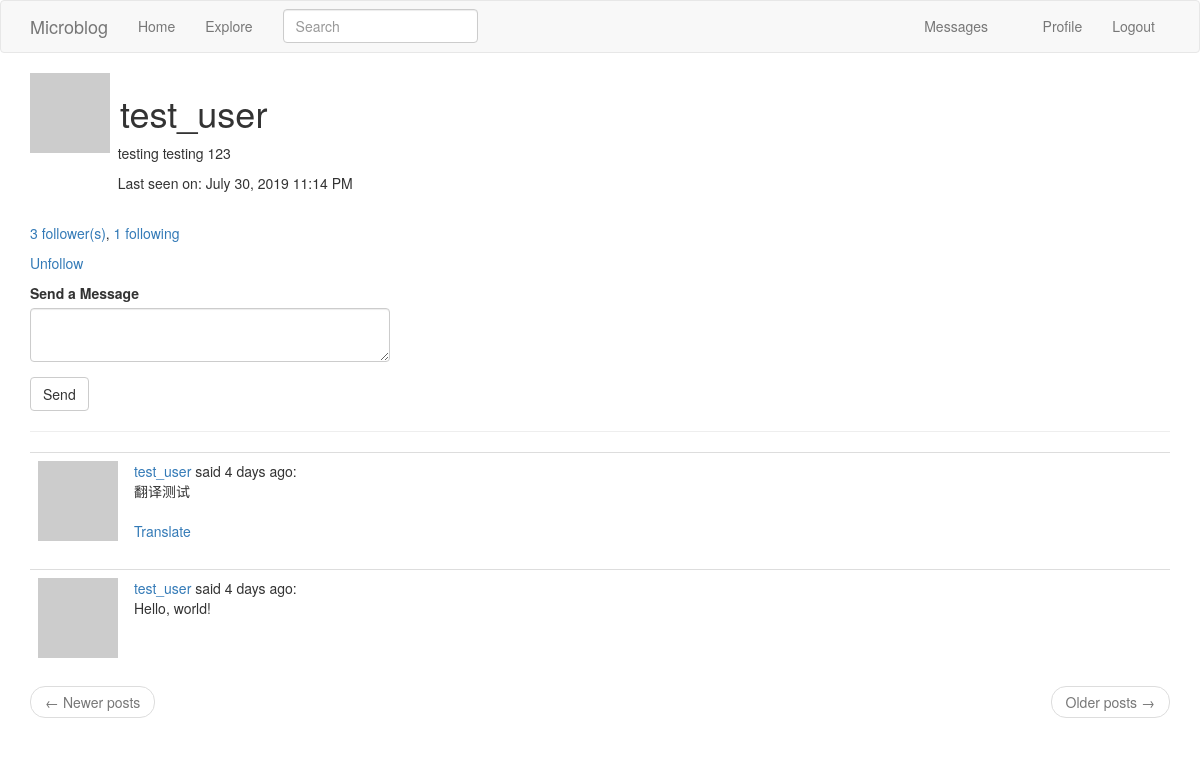
/user/test_user (signed in), run on the app's committed database.
### app/models.py (models this page shows, shortened)
class PaginatedAPIMixin(object):
    @staticmethod
    def to_collection_dict(query, page, per_page, endpoint, **kwargs):
        resources = query.paginate(page, per_page, False)
        data = {
            'items': [item.to_dict() for item in resources.items],
            '_meta': {
                'page': page,
                'per_page': per_page,
                'total_pages': resources.pages,
                'total_items': resources.total
            },
            '_links': {
                'self': url_for(endpoint, page=page, per_page=per_page, **kwargs),
                'next': url_for(endpoint, page=page+1, per_page=per_page, **kwargs) if resources.has_next else None,
                'prev': url_for(endpoint, page=page-1, per_page=per_page, **kwargs) if resources.has_prev else None
            }
        }
        return data

class User(UserMixin, PaginatedAPIMixin, db.Model):
    id = db.Column(db.Integer, primary_key=True)
    username = db.Column(db.String(64), index=True, unique=True)
    email = db.Column(db.String(120), index=True, unique=True)
    about_me = db.Column(db.String(140))
    last_seen = db.Column(db.DateTime, default=datetime.utcnow)
    password_hash = db.Column(db.String(128))
    posts = db.relationship('Post', backref='author', lazy='dynamic')
    followed = db.relationship('User', secondary=followers, primaryjoin=(followers.c.follower_id == id),
                               secondaryjoin=(followers.c.followed_id == id),
                               backref=db.backref('followers', lazy='dynamic'), lazy='dynamic')
    messages_sent = db.relationship('Message', foreign_keys='Message.sender_id',backref='author', lazy='dynamic')
    messages_received = db.relationship('Message', foreign_keys='Message.recipient_id', backref='recipient',
                                        lazy='dynamic')
    last_message_read_time = db.Column(db.DateTime)
    notifications = db.relationship('Notification', backref='user', lazy='dynamic')
    api_token = db.Column(db.String(32), index=True, unique=True)
    api_token_expiration = db.Column(db.DateTime)
    @login.user_loader
    def load_user(id):
        return User.query.get(int(id))
    def avatar(self, size):
        digest = md5(self.email.lower().encode('utf-8')).hexdigest()
        return 'https://www.gravatar.com/avatar/{}?d=identicon&s={}'.format(digest, size)
    def is_following(self, user):
        return self.followed.filter(followers.c.followed_id == user.id).count() > 0
    def new_messages(self):
        last_read_time = self.last_message_read_time or datetime(1900, 1, 1)
        return Message.query.filter_by(recipient=self).filter(Message.timestamp > last_read_time).count()

class SearchableMixin(object):
    @classmethod
    def before_commit(cls, session):
        session._changes = {
            'add': list(session.new),
            'update': list(session.dirty),
            'delete': list(session.deleted)
        }
    @classmethod
    def after_commit(cls, session):
        for obj in session._changes['add']:
            if isinstance(obj, SearchableMixin):
                add_to_index(obj.__tablename__, obj)
        for obj in session._changes['update']:
            if isinstance(obj, SearchableMixin):
                add_to_index(obj.__tablename__, obj)
        for obj in session._changes['delete']:
            if isinstance(obj, SearchableMixin):
                remove_from_index(obj.__tablename__, obj)
        session._changes = None

class Post(SearchableMixin, db.Model):
    __searchable__ = ['body']
    id = db.Column(db.Integer, primary_key=True)
    body = db.Column(db.String(140))
    timestamp = db.Column(db.DateTime, index=True, default=datetime.utcnow)
    user_id = db.Column(db.Integer, db.ForeignKey('user.id'))
    language = db.Column(db.String(5))

### app/main/routes.py (the view, shortened to what this page needs)
@bp.route('/user/<username>', methods=['GET', 'POST'])
@login_required
def user_profile(username):
    user = User.query.filter_by(username=username).first_or_404()
    page = request.args.get('page', 1, type=int)
    posts = user.posts.order_by(Post.timestamp.desc()).paginate(page, current_app.config['POSTS_PER_PAGE'], False)
    next_url = url_for('main.user_profile', username=user.username, page=posts.next_num) if posts.has_next else None
    prev_url = url_for('main.user_profile', username=user.username, page=posts.prev_num) if posts.has_prev else None
    form = MessageForm()
    return render_template('user_profile.html', user=user, posts=posts.items, next_url=next_url, prev_url=prev_url,
                           form=form)

### app/main/forms.py
class SearchForm(FlaskForm):
    q = StringField(_l('Search'), validators=[DataRequired()])
    def __init__(self, *args, **kwargs):
        if 'formdata' not in kwargs:
            kwargs['formdata'] = request.args
        if 'csrf_enabled' not in kwargs:
            kwargs['csrf_enabled'] = False
        super(SearchForm, self).__init__(*args, **kwargs)

class MessageForm(FlaskForm):
    message = TextAreaField(_l('Send a Message'), validators=[DataRequired(), Length(min=1, max=140)])
    submit = SubmitField(_l('Send'))

### app/main/routes.py (called while the page is built)
@bp.before_app_request
def before_request():
    if current_user.is_authenticated:
        current_user.last_seen = datetime.utcnow()
        db.session.commit()
        g.search_form = SearchForm()
    g.locale = str(get_locale())

### app/templates/user_profile.html
{% extends "base.html" %}
{% import 'bootstrap/wtf.html' as wtf %}
{% block app_content %}
    <table>
        <tr valign="top">
            <td><img src="{{ user.avatar(128) }}"></td>
            <td><h1>&nbsp;{{ user.username }}</h1>
                {% if user.about_me %}<p>&nbsp;&nbsp;{{ user.about_me }}</p>{% endif %}
                {% if user.last_seen %}<p>&nbsp;&nbsp;{{ _('Last seen on:') }} {{ moment(user.last_seen).format('LLL') }}</p>{% endif %}
            </td>
        </tr>
    </table>
    <br>
    <p>
        <a href="{{ url_for('main.followers', username=user.username) }}">{{ _('%(count)s follower(s)', count=user.followers.count()) }}</a>,
        <a href="{{ url_for('main.following', username=user.username) }}">{{ _('%(count)s following', count=user.followed.count()) }}</a>
    </p>
    {% if user == current_user %}
    <p><a href="{{ url_for('main.edit_profile') }}">{{ _('Edit Profile') }}</a></p>
    {% elif current_user.is_following(user) %}
    <p><a href="{{ url_for('main.unfollow', username=user.username) }}">{{ _('Unfollow') }}</a></p>
    {% else %}
    <p><a href="{{ url_for('main.follow', username=user.username) }}">{{ _('Follow') }}</a></p>
    {% endif %}
    {% if user != current_user %}
    <div class="row">
        <div class="col-md-4">
            {{ wtf.quick_form(form) }}
        </div>
    </div>
    {% endif %}
    <hr>
    {% for post in posts %}
        {% include '_post.html' %}
    {% endfor %}
    <nav aria-label="...">
        <ul class="pager">
            <li class="previous{% if not prev_url %} disabled{% endif %}">
                <a href="{{ prev_url or '#' }}">
                    <span aria-hidden="true">&larr;</span> {{ _('Newer posts') }}
                </a>
            </li>
            <li class="next{% if not next_url %} disabled{% endif %}">
                <a href="{{ next_url or '#' }}">
                    {{ _('Older posts') }} <span aria-hidden="true">&rarr;</span>
                </a>
            </li>
        </ul>
    </nav>
{% endblock %}

### app/templates/_post.html (shortened to what this page needs)
    <table class="table table-hover">
        <tr>
            <td width="70px">
                <a href="{{ url_for('main.user_profile', username=post.author.username) }}">
                    <img src="{{ post.author.avatar(70) }}" />
                </a>
            </td>
            <td>
                {{ _('%(username)s said %(when)s:', username=user_link, when=moment(post.timestamp).fromNow()) }} <br>
                <span id="post{{ post.id }}">{{ post.body }}</span>
                {% if post.language and post.language != g.locale %}
                <br><br>
                <span id="translation{{ post.id }}"><a href="javascript:translate('#post{{ post.id }}', '#translation{{ post.id }}', '{{ post.language }}', '{{ g.locale }}');">{{  _('Translate')  }}</a></span>
                {% endif %}
            </td>
        </tr>
    </table>

### data on the page
User: username "test_user", about_me "testing testing 123", last_seen "July 30, 2019 11:14 PM"
Post: body "翻译测试"
Post: body "Hello, world!"
